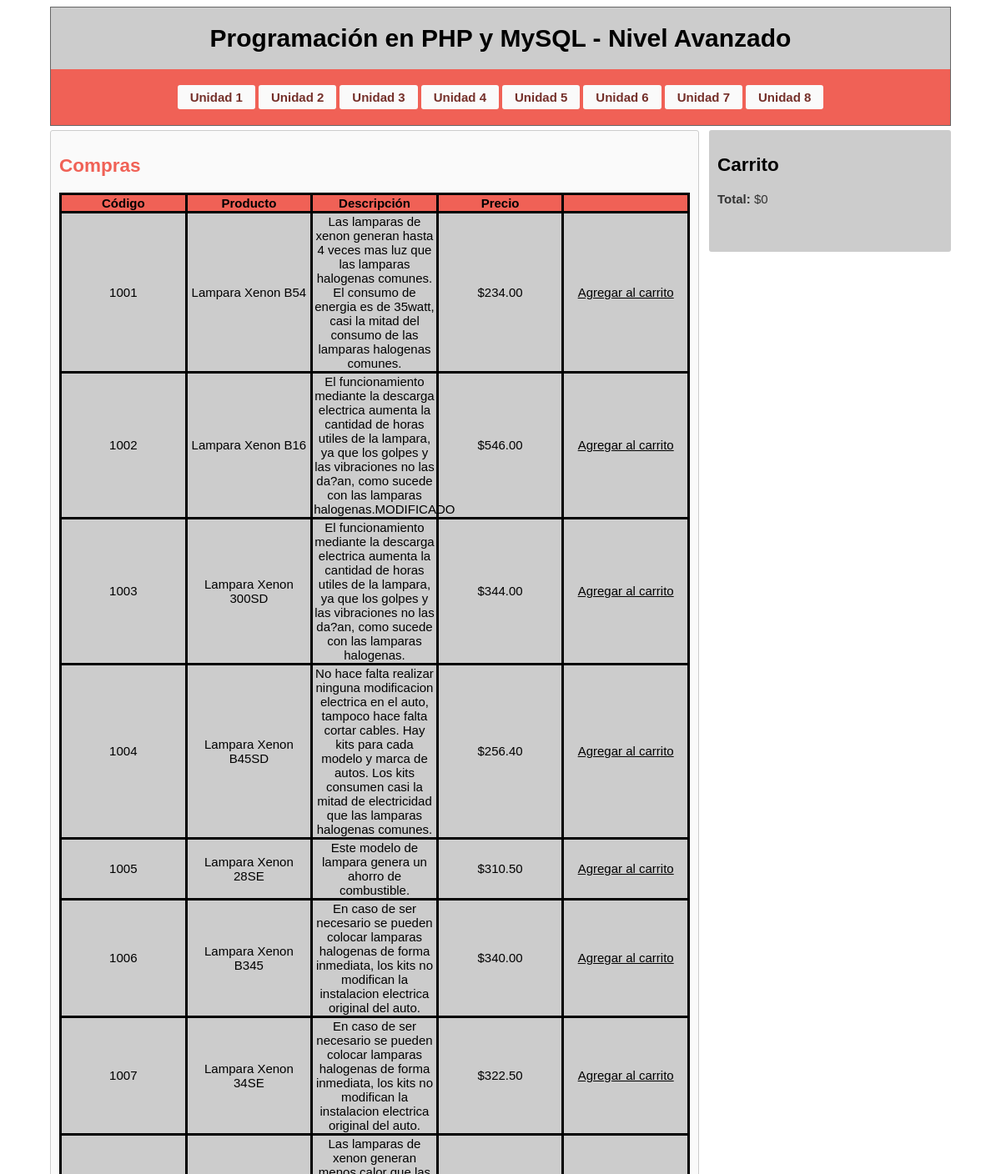
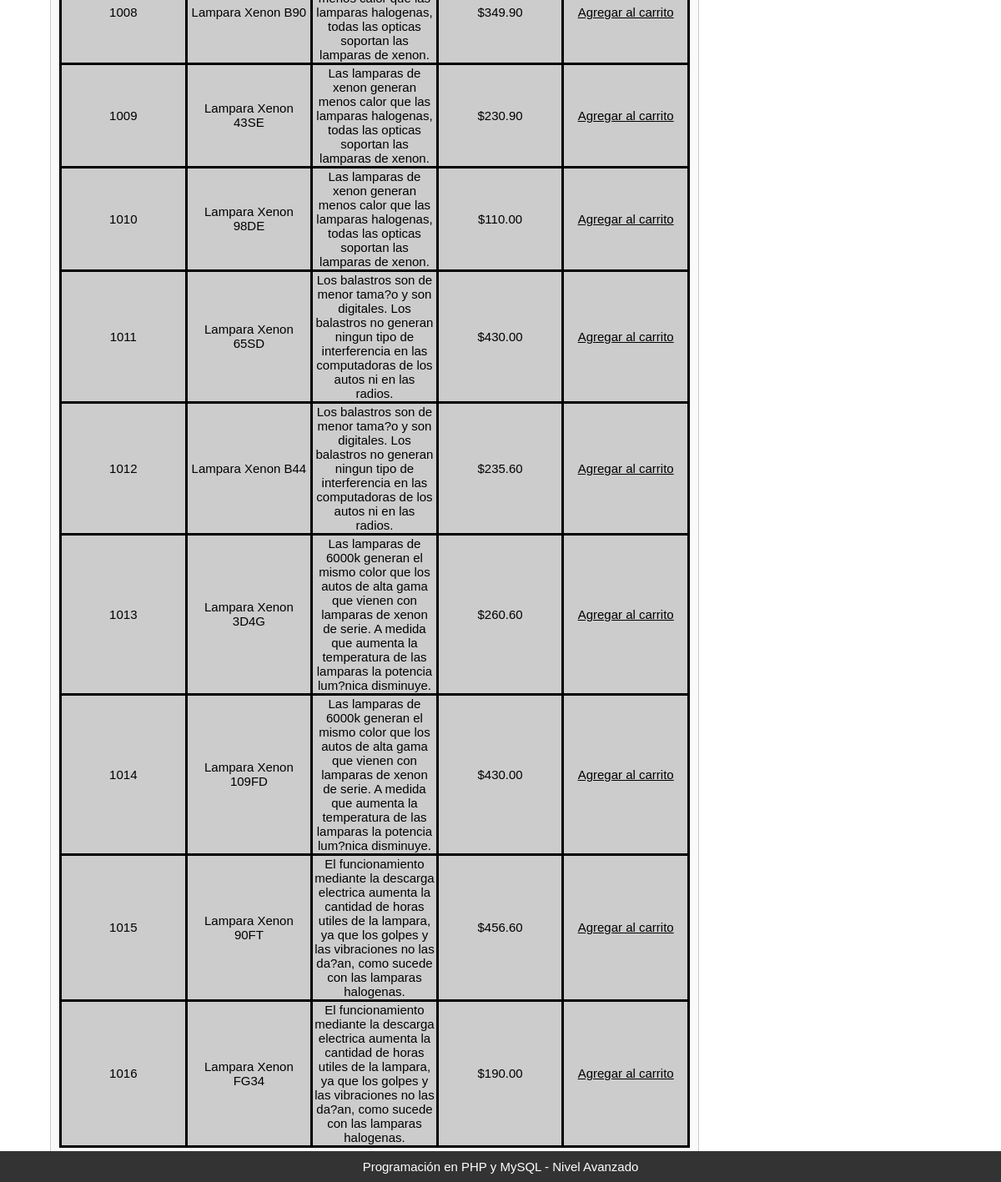
Page /unidad7.php on the committed database (2 pictures, top to bottom).
### tables this page shows
CREATE TABLE `productos` (
  `codigo` int(30) NOT NULL,
  `producto` varchar(30) NOT NULL,
  `descripcion` varchar(255) NOT NULL,
  `precio` decimal(10,2) NOT NULL
);

### class/base_de_datos.php (called while the page is built, shortened)
<?php
	class Base_Datos {
		private $conexion;
		function __construct($servidor, $usuario, $clave, $base) {
			$this->conexion = new mysqli($servidor, $usuario, $clave, $base);
		}
		public function manipularBase($codigo_sql) {
			$instruccion_sql = strtoupper(substr($codigo_sql, 0, 6));
			switch($instruccion_sql) {
				case 'SELECT':
					$consulta = $this->conexion->query($codigo_sql);
					while($registro = $consulta->fetch_assoc()){
						$listar_info[] = $registro;
					}
					return $listar_info;
					break;
			}
		}
	}
?>

### unidad7.php (the view, shortened to what this page needs)
<!DOCTYPE html>
<html lang="es">
<head>
  <link rel="stylesheet" href="estilos.css">
</head>
<body>
<div class="container">
	<header>
		<h1>Programación en PHP y MySQL - Nivel Avanzado</h1>
	<nav>
		<?php
			include("botonera.php");
			include("recursos.php");
		?>
	</nav>
	</header>
	<section>
		<h2>Compras</h2>
			<table id ="tabla_productos">
				<tr>
					<th>Código</th>
					<th>Producto</th>
					<th>Descripción</th>
					<th>Precio</th>
					<th></th>
				</tr>
				<?php
			    	$productos = $base->manipularBase("SELECT * FROM productos");
					for($i = 0; $i < count($productos); $i++){
				?>
						<tr>
							<td>
								<?php echo $productos[$i]['codigo'];?>
							</td>
							<td>
								<?php echo $productos[$i]['producto'];?>
							</td>
							<td>
								<?php echo $productos[$i]['descripcion'];?>
							</td>
							<td>
								<?php echo "$".$productos[$i]['precio'];?>
							</td>
							<td><a href="agregar_carrito.php?cod=<?php echo $productos[$i]['codigo'];?>" class = "vinculo_tabla">Agregar al carrito</td>
						</tr>
				<?php
					}
				?>
		</table>
	</section>
	<aside>
		<h2>Carrito</h2>
		<?php
			$total = 0;
			?>
		<p><strong>Total: </strong><?php echo "$".$total ?></p>
  </aside>
	<footer>
		<a href="https://site.elearning-total.com/courses/?com=lb">Programación en PHP y MySQL - Nivel Avanzado</a>
	</footer>
</div>
</body>
</html>

### botonera.php
<ul>
	<li><a href="unidad1.php">Unidad 1</a></li>
	<li><a href="unidad2.php">Unidad 2</a></li>
	<li><a href="unidad3.php">Unidad 3</a></li>
	<li><a href="unidad4.php">Unidad 4</a></li>
	<li><a href="unidad5.php">Unidad 5</a></li>
	<li><a href="unidad6.php">Unidad 6</a></li>
	<li><a href="unidad7.php">Unidad 7</a></li>
	<li><a href="unidad8.php">Unidad 8</a></li>
</ul>

### estilos.css (style rules this page uses)
.container { width:1080px; margin:0px auto; font-size:1em; font-family: "Arial", Georgia, Serif; font-size: 15px; }
header { text-align:center; border: 1px solid #666; background: #cccccc; }
a { color: #333; text-decoration: none; }
section,aside { margin-top: 5px; padding: 10px; padding-bottom: 40px; -moz-border-radius:3px;-webkit-border-radius:3px;-o-border-radius:3px;border-radius:3px; }
section { float: left; width: 70%; background: #fafafa; border: 1px solid #ccc; }
aside { float: right; width: 25%; background:#ccc; color: #333; }
nav { padding:0.2%; background:#f06156; margin-top: 0.5%; }
nav ul { list-style-type:none; padding:0px; width: 100%; display: table; text-align: center; }
nav ul li { display: inline; }
nav ul li a { display:inline-block; text-align:center; text-decoration:none; color: #75302a; font-weight: bold; padding:6px 15px; margin:2px; background:#fafafa; -moz-border-radius:3px;-webkit-border-radius:3px;-o-border-radius:3px;border-radius:3px; }
footer { position: fixed; width: 100%; right: 0; bottom: 0; left: 0; padding: 10px 0px 10px 0px; background-color: #333; text-align: center; }
footer a { color: #fff; }
h2, h3 { color: #f06156; }
table { table-layout: fixed; width: 100%; color: black; border-collapse: collapse; border: solid; text-align: center; }
th { background-color: #f06156; border: solid; }
td { border: solid; }
aside h2 { color: black; }
.vinculo_tabla { display: block; text-decoration: underline; color: black; }
#tabla_productos, #tabla_clases { background-color: #cccccc; }

### rows in the picture
productos: codigo "1001", producto "Lampara Xenon B54", descripcion "Las lamparas de xenon generan hasta 4 veces mas luz que las lamparas halogenas comunes. El consumo de energia es de 35watt, casi la mitad del consumo de las lamparas halogenas comunes.", precio "234.00"
productos: codigo "1002", producto "Lampara Xenon B16", descripcion "El funcionamiento mediante la descarga electrica aumenta la cantidad de horas utiles de la lampara, ya que los golpes y las vibraciones no las da?an, como sucede con las lamparas halogenas.MODIFICADO", precio "546.00"
productos: codigo "1003", producto "Lampara Xenon 300SD", descripcion "El funcionamiento mediante la descarga electrica aumenta la cantidad de horas utiles de la lampara, ya que los golpes y las vibraciones no las da?an, como sucede con las lamparas halogenas.", precio "344.00"
productos: codigo "1004", producto "Lampara Xenon B45SD", descripcion "No hace falta realizar ninguna modificacion electrica en el auto, tampoco hace falta cortar cables. Hay kits para cada modelo y marca de autos. Los kits consumen casi la mitad de electricidad que las lamparas halogenas comunes.", precio "256.40"
productos: codigo "1005", producto "Lampara Xenon 28SE", descripcion "Este modelo de lampara genera un ahorro de combustible.", precio "310.50"
productos: codigo "1006", producto "Lampara Xenon B345", descripcion "En caso de ser necesario se pueden colocar lamparas halogenas de forma inmediata, los kits no modifican la instalacion electrica original del auto.", precio "340.00"
productos: codigo "1007", producto "Lampara Xenon 34SE", descripcion "En caso de ser necesario se pueden colocar lamparas halogenas de forma inmediata, los kits no modifican la instalacion electrica original del auto.", precio "322.50"
productos: codigo "1008", producto "Lampara Xenon B90", descripcion "Las lamparas de xenon generan menos calor que las lamparas halogenas, todas las opticas soportan las lamparas de xenon.", precio "349.90"
productos: codigo "1009", producto "Lampara Xenon 43SE", descripcion "Las lamparas de xenon generan menos calor que las lamparas halogenas, todas las opticas soportan las lamparas de xenon.", precio "230.90"
productos: codigo "1010", producto "Lampara Xenon 98DE", descripcion "Las lamparas de xenon generan menos calor que las lamparas halogenas, todas las opticas soportan las lamparas de xenon.", precio "110.00"
productos: codigo "1011", producto "Lampara Xenon 65SD", descripcion "Los balastros son de menor tama?o y son digitales. Los balastros no generan ningun tipo de interferencia en las computadoras de los autos ni en las radios.", precio "430.00"
productos: codigo "1012", producto "Lampara Xenon B44", descripcion "Los balastros son de menor tama?o y son digitales. Los balastros no generan ningun tipo de interferencia en las computadoras de los autos ni en las radios.", precio "235.60"
productos: codigo "1013", producto "Lampara Xenon 3D4G", descripcion "Las lamparas de 6000k generan el mismo color que los autos de alta gama que vienen con lamparas de xenon de serie. A medida que aumenta la temperatura de las lamparas la potencia lum?nica disminuye.", precio "260.60"
productos: codigo "1014", producto "Lampara Xenon 109FD", descripcion "Las lamparas de 6000k generan el mismo color que los autos de alta gama que vienen con lamparas de xenon de serie. A medida que aumenta la temperatura de las lamparas la potencia lum?nica disminuye.", precio "430.00"
productos: codigo "1015", producto "Lampara Xenon 90FT", descripcion "El funcionamiento mediante la descarga electrica aumenta la cantidad de horas utiles de la lampara, ya que los golpes y las vibraciones no las da?an, como sucede con las lamparas halogenas.", precio "456.60"
productos: codigo "1016", producto "Lampara Xenon FG34", descripcion "El funcionamiento mediante la descarga electrica aumenta la cantidad de horas utiles de la lampara, ya que los golpes y las vibraciones no las da?an, como sucede con las lamparas halogenas.", precio "190.00"

### other values in the picture
$total "0"
